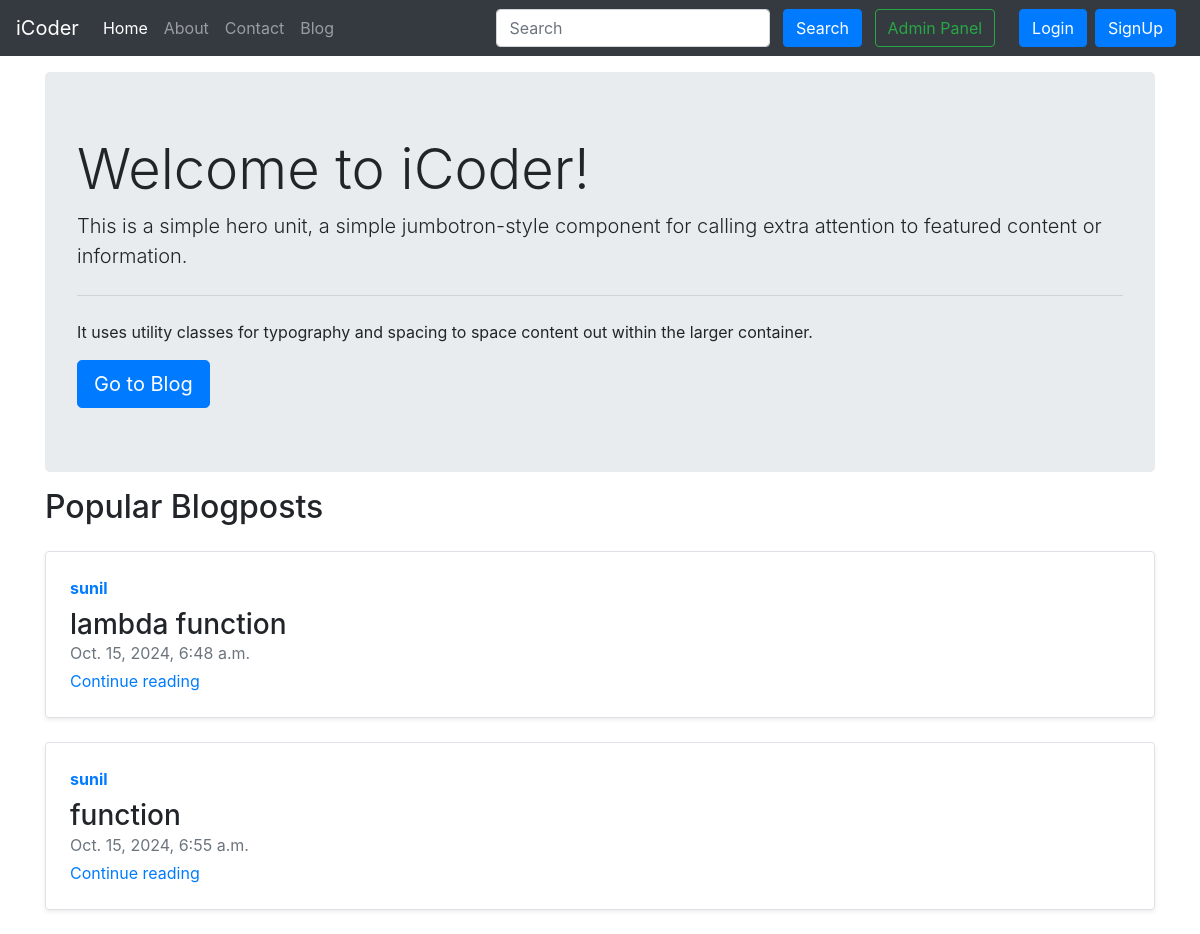
The page / on the database its author committed.
### blog/models.py (models this page shows, shortened)
class Post(models.Model):
    sno = models.AutoField(primary_key=True)
    title = models.CharField(max_length=100)
    content = models.TextField()
    author = models.CharField(max_length=100)
    slug = models.CharField(max_length=130)
    timeStemp = models.DateTimeField(blank=True)
    views= models.IntegerField(default=0)

### home/views.py (the view)
# urls.py: path('', views.home,name = 'Home'),
def home(request):
    post = Post.objects.all()
    return render(request,'home/index.html',{'posts':post})

### templates/home/index.html (shortened to what this page needs)
{% extends 'home/base.html' %}
{% block homeactive %}active{% endblock homeactive %}
{% block body %}
<div class="container">
    <div class="jumbotron my-3">
      <h1 class="display-4">Welcome to iCoder!</h1>
      <p class="lead">This is a simple hero unit, a simple jumbotron-style component for calling extra attention to featured content or information.</p>
      <hr class="my-4">
      <p>It uses utility classes for typography and spacing to space content out within the larger container.</p>
      <a class="btn btn-primary btn-lg" href="/blog" role="button">Go to Blog</a>
      </div>
    </div>
    <div class="container">
        <h2>Popular Blogposts</h2>
        {% for post in posts %}
        <div class="row no-gutters border rounded overflow-hidden flex-md-row mb-4 shadow-sm h-md-250 my-4 position-relative">
                <div class="col p-4 d-flex flex-column position-static">
                  <strong class="d-inline-block mb-2 text-primary">{{post.author}}</strong>
                  <h3 class="mb-0">{{post.title}}</h3>
                  <div class="mb-1 text-muted">{{post.timeStemp}}</div>
                  <a href="/blog" class="stretched-link">Continue reading</a>
                </div>
          </div>
          {% endfor %}
</div>
 {% endblock %}

### rows shown on the page
Post: author "sunil", title "lambda function", timeStemp "Oct. 15, 2024, 6:48 a.m."
Post: author "sunil", title "function", timeStemp "Oct. 15, 2024, 6:55 a.m."
